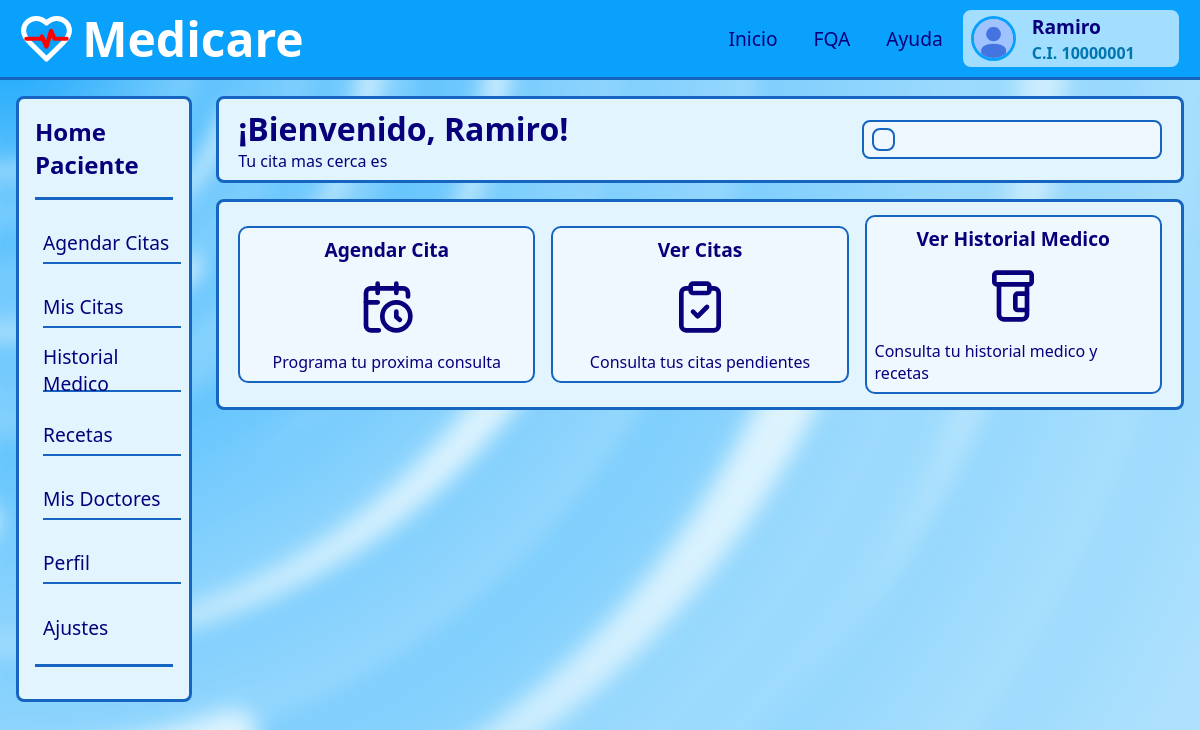
/dashboarpaciente/ (signed in), run on an earlier commit of the app's database.
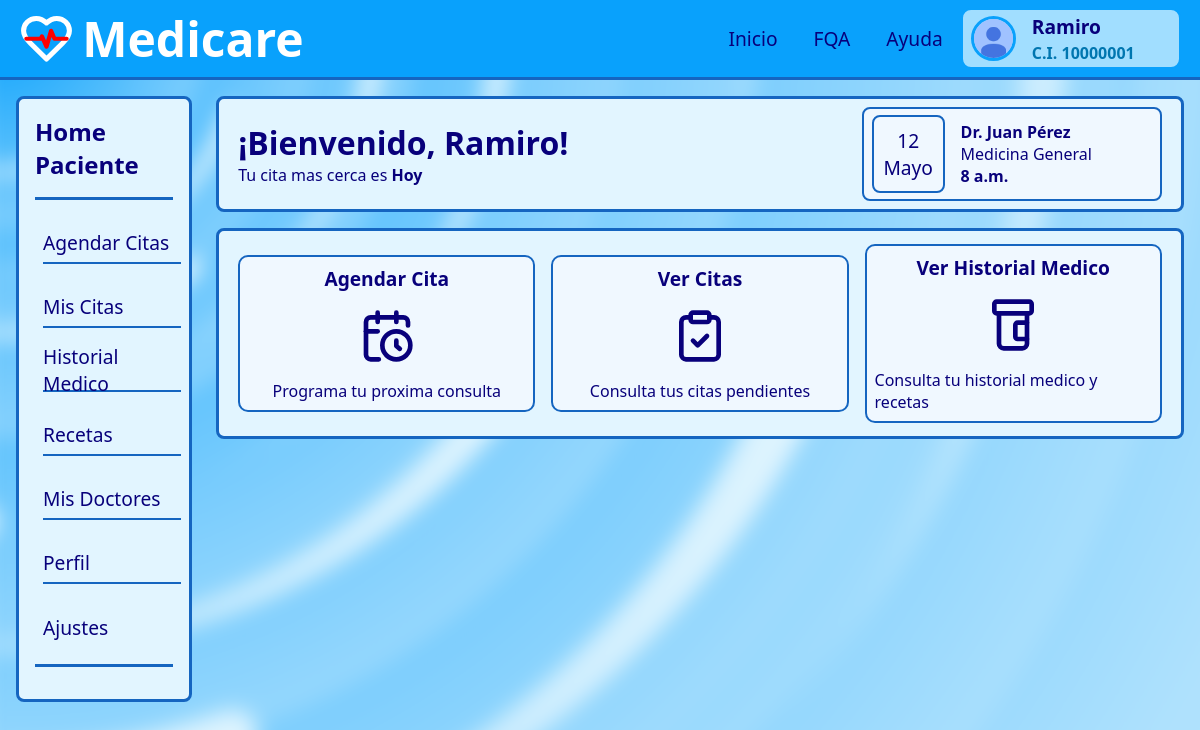
And on a later commit of the database.
### apps/users/models.py (models this page shows)
class User(AbstractBaseUser, PermissionsMixin):
    ROLE_CHOICES = (
        ('Paciente', 'Paciente'),
        ('Doctor', 'Doctor'),
        ('Administrador', 'Administrador'),
    )
    cedula_ti = models.CharField(max_length=150, unique=True)
    nombres = models.CharField(max_length=30)
    apellidos = models.CharField(max_length=30)
    fecha_nacimiento = models.DateField(blank=True, null=True)
    email = models.EmailField(unique=True)
    telefono = models.CharField(max_length=15, blank=True, null=True)
    rol = models.CharField(max_length=20, choices=ROLE_CHOICES, default='Paciente')
    is_active = models.BooleanField(default=True)
    is_admin = models.BooleanField(default=False)
    is_staff = models.BooleanField(default=False)   # 🚨 <-- AGREGA ESTA LÍNEA
    email_verificado = models.BooleanField(default=False)
    fecha_registro = models.DateTimeField(default=timezone.now)
    last_login = models.DateTimeField(blank=True, null=True)
    objects = CustomUserManager()
    USERNAME_FIELD = 'cedula_ti'
    EMAIL_FIELD = 'email'
    REQUIRED_FIELDS = ['nombres', 'apellidos', 'fecha_nacimiento', 'telefono', 'email']
    def __str__(self):
        return self.cedula_ti

### apps/citasMedicas/models.py (models this page shows, shortened)
class Cita(models.Model):
    especialidad = models.ForeignKey(Especialidad, on_delete=models.CASCADE, related_name='citas', null=True)
    doctor = models.ForeignKey(Doctor, on_delete=models.CASCADE, related_name='citas')
    paciente = models.ForeignKey(User, on_delete=models.CASCADE, related_name='citas')
    bloque = models.OneToOneField(BloqueHorario, on_delete=models.CASCADE, null=True, related_name='cita')
    motivo = models.TextField(max_length=2000)
    estado = models.CharField(max_length=20, choices=[
        ('pendiente', 'Pendiente'),
        ('confirmada', 'Confirmada'),
        ('cancelada', 'Cancelada')
    ], default='pendiente')
    @property
    def dia_fecha_cita(self):
        return self.bloque.fecha.day
    @property
    def mes_fecha_cita(self):
        meses = ['Enero', 'Febrero', 'Marzo', 'Abril', 'Mayo', 'Junio',
                 'Julio', 'Agosto', 'Septiembre', 'Octubre', 'Noviembre', 'Diciembre']
        return meses[self.bloque.fecha.month - 1]
    @property
    def dias_restantes(self):
        fecha_y_hora = datetime.combine(self.bloque.fecha, self.bloque.hora_inicio)
        fecha_y_hora_aware = timezone.make_aware(fecha_y_hora)
        dias_restantes = (fecha_y_hora_aware - timezone.now()).days
        if dias_restantes > 1:
            return f"en {dias_restantes} días"
        elif dias_restantes == 1:
            return "en un 1 día"
        else:
            return "Hoy"

class BloqueHorario(models.Model):
    doctor = models.ForeignKey(Doctor, on_delete=models.CASCADE, related_name='bloques_horarios')
    jornada = models.ForeignKey(JornadaDiaria, on_delete=models.CASCADE)
    fecha = models.DateField()
    hora_inicio = models.TimeField()
    hora_fin = models.TimeField()
    disponible = models.BooleanField(default=True)

class Doctor(models.Model):
    user = models.OneToOneField(User, on_delete=models.CASCADE, related_name='doctor')
    especialidad = models.ForeignKey(Especialidad, on_delete=models.CASCADE, related_name='doctores')
    consultorio = models.CharField(max_length=100)
    def __str__(self):
        return f'Dr. {self.user.nombres} {self.user.apellidos}'

class Especialidad(models.Model):
    nombre = models.CharField(max_length=100)
    descripcion = models.TextField(max_length=2000, blank=True, null=True)
    def __str__(self):
        return self.nombre

### apps/citasMedicas/views.py (the view)
# urls.py: path('dashboarpaciente/', citasMedicas_views.pacienteDashboard, name='pacienteDashboard'),
@login_required
def pacienteDashboard(request):
    return render(request, 'dashboarpaciente.html', {
        'CitaProxima' : Cita.objects.filter(paciente=request.user, estado='pendiente').first(),
    })

### templates/dashboarpaciente.html (shortened to what this page needs)
{% extends "layouts/dashboard_paciente.html" %}
{% load static %}
{% block head %}
<link rel="stylesheet" href="{% static 'static/css/inicio.css' %}">
{% endblock head %}
{% block content %}
<main>
    <section id="bienvenida">
        <article>
            <h2>¡Bienvenido, {{user.nombres}}!</h2>
            <p>Tu cita mas cerca es <b>{{ CitaProxima.dias_restantes }}</b></p>
        </article>
        <article>
            <div id="cita-proxima">
                <div id="dia-cita">
                    <span>{{CitaProxima.dia_fecha_cita}}</span>
                    <span>{{CitaProxima.mes_fecha_cita}}</span>
                </div>
                <div id="info-cita">
                    <strong>{{CitaProxima.doctor}}</strong>
                    <p>{{CitaProxima.doctor.especialidad}}</p>
                    <strong>{{CitaProxima.bloque.hora_inicio}}</strong>
                </div>
            </div>
        </article>
    </section>
    <section id="quick-actions">
        <article id="quick-action">
            <strong>Agendar Cita</strong>
            <p>Programa tu proxima consulta</p>
        </article>
        <article id="quick-action">
            <strong>Ver Citas</strong>
            <p>Consulta tus citas pendientes</p>
        </article>
        <article id="quick-action">
            <strong>Ver Historial Medico</strong>
            <p>Consulta tu historial medico y recetas</p>
        </article>
    </section>
</main>
{% endblock content %}

### templates/layouts/dashboard_paciente.html (shortened to what this page needs)
{% load static %}
<!DOCTYPE html>
<html lang="en">
<head>
    <link rel="stylesheet" href="{% static 'static/css/l_dashboard_p.css' %}">
    {% block head %}{% endblock head %}
</head>
<body>
    <div class="background">
    </div>
    <header>
        <div class="logo">
            <img src="{% static 'static/images/logo_medicare.svg' %}" alt="" width="55px">
            <h1>Medicare</h1>
        </div>
        <div class="interactive">
            <nav>
                <ul>
                    <li class="link-nav"><a href="{% url 'pacienteDashboard' %}">Inicio</a></li>
                    <li class="link-nav"><a href="">FQA</a></li>
                    <li class="link-nav"><a href="">Ayuda</a></li>
                </ul>
            </nav>
            <div class="user">
                <img src="{% static 'static/images/no_photo.jpg' %}" alt="user-photo" class="user-img">
                <div class="brief-info-user">
                    <span>{{ user.nombres }}</span>
                    <span> C.I. {{ user }}</span>
                </div>
            </div>
        </div>
    </header>
    <aside>
        <div class="container">
            <div class="title-aside">
                <a href="">Home</br>Paciente</a>
            </div>
            <ul class="menu-aside">
                <li>
                    <a href="{% url 'agendarcita' %}">Agendar Citas</a>
                </li>
                <li>
                    <a href="{% url 'citas' %}">Mis Citas</a>
                </li>
                <li>
                    <a href="">Historial Medico</a>
                </li>
                <li>
                    <a href="">Recetas</a>
                </li>
                <li>
                    <a href="">Mis Doctores</a>
                </li>
                <li>
                    <a href="">Perfil</a>
                </li>
                <li>
                    <a href="">Ajustes</a>
                </li>
            </ul>
        </div>
    </aside>
    {% block content %}
    {% endblock %}
</body>
</html>

### static/css/l_dashboard_p.css (style rules this page uses)
:root { --header-bg-color: #09A1FC; --header-border-color: #1565C0; --surface-bg-color: #A1DEFF; --surface-bg-color-two: #E2F5FF; --surface-bg-color-three: #F0F8FF; --nav-hover-bg-color: hwb(208 74% 2%); --main-text-color: #FFFFFF; --text-color-one: #08007B; --text-color-two: #0076B0; }
* { box-sizing: border-box; margin: 0; padding: 0; }
a { text-decoration: none; color: inherit; }
ul { list-style: none; }
html,body { height: 100%; margin: 0; padding: 0; font-family: system-ui, -apple-system, BlinkMacSystemFont, 'Segoe UI', Roboto, Oxygen, Ubuntu, Cantarell, 'Open Sans', 'Helvetica Neue', sans-serif; color: var(--main-text-color); }
h1 { font-size: 3rem; }
h2 { font-size: 2rem; }
body { width: 100%; height: 100%; display: grid; grid-template-columns: 0.2fr 1fr; grid-template-rows: 0.1fr 0.9fr; grid-template-areas: "header header" "aside main"; }
header { grid-area: header; background-color: var(--header-bg-color); border-bottom: 0.2rem solid var(--header-border-color); display: flex; justify-content: space-between; align-items: center; padding: 0 1.2rem; }
.logo { display: flex; align-items: center; gap: 0.5rem; cursor: pointer; }
.interactive { display: flex; gap: 0.5rem; align-items: center; }
nav { display: flex; align-items: center; width: fit-content; height: 100%; margin: 0; }
nav > ul { display: flex; align-items: center; justify-content: center; width: fit-content; gap: 1rem; }
.link-nav { display: flex; height: 100%; align-items: center; gap: 0.5rem; padding: 5px 10px; font-size: 1.2rem; color: var(--text-color-one); transition: 0.2s ease-out; font-weight: 500; }
.user { display: flex; align-items: center; gap: 1rem; width: 220px; padding: 0.2rem 0.5rem; border-radius: 10px; color: var(--text-color-one); background-color: var(--surface-bg-color); border: 2px solid var(--header-bg-color); cursor: pointer; transition: 0.2s ease-out; }
.user > img { border: 3px solid var(--header-bg-color); width: 45px; height: 45px; border-radius: 50%; object-fit: cover; }
.brief-info-user { display: flex; flex-direction: column; gap: 0.1rem; }
.brief-info-user :first-child { font-size: 1.2rem; font-weight: 600; }
.brief-info-user :last-child { color: var(--text-color-two); font-size: 1rem; font-weight: 600; }
aside { grid-area: aside; padding: 1rem 0.5rem 1rem 1rem; }
aside .container { display: flex; flex-direction: column; color: var(--text-color-one); background-color: var(--surface-bg-color-two); border: 3px solid var(--header-border-color); cursor: pointer; transition: 0.2s ease-out; border-radius: 8px; }
.title-aside { display: flex; align-items: center; gap: 0.5rem; padding: 1rem 0 1rem 0; margin: 0 1rem; font-size: 1.5rem; font-weight: bold; border-bottom: 3px solid var(--header-border-color); }
.menu-aside { display: flex; flex-direction: column; justify-content: center; padding: 1rem 0 1rem 0; margin: 0 1rem 2rem 1rem; font-size: 1.2rem; font-weight: 500; gap: 1rem; border-bottom: 3px solid var(--header-border-color); }
.menu-aside li { display: flex; align-items: center; gap: 0.5rem; width: 100%; height: 3rem; padding: 0.4rem 0 0 0; margin: 0 0 0 0.5rem; cursor: pointer; border-bottom: 2px solid var(--header-border-color); }
.menu-aside li a { display: flex; align-items: center; width: 100%; height: 100%; transition: 0.2s ease-out; }
.menu-aside li:last-child { border-bottom: none; }
main { grid-area: main; display: flex; flex-direction: column; padding: 1rem; gap: 1rem; }

### static/css/inicio.css (style rules this page uses)
section { display: flex; color: var(--text-color-one); background-color: var(--surface-bg-color-two); border: 3px solid var(--header-border-color); transition: 0.2s ease-out; border-radius: 8px; }
#bienvenida { justify-content: space-between; align-items: center; padding: 0.5rem 1.2rem; }
#bienvenida article { display: flex; flex-direction: column; justify-content: center; height: 100%; width: fit-content; }
#cita-proxima { display: flex; align-items: center; gap: 1rem; padding: 0.4rem 0.5rem; border-radius: 8px; width: 300px; background-color: var(--surface-bg-color-three); border: 2px solid var(--header-border-color); }
#dia-cita { display: flex; flex-direction: column; align-items: center; justify-content: center; font-size: 1.2rem; padding: 0.6rem; border-radius: 8px; border: 2px solid var(--header-border-color); cursor: pointer; }
#quick-actions { display: flex; align-items: center; justify-content: center; gap: 1rem; padding: 0.8rem 1.2rem; }
#quick-action svg { width: 3.5rem; height: 3.5rem; }

What changed in the data, as far as the page shows it:
added Cita: dias_restantes "Hoy", dia_fecha_cita "12", mes_fecha_cita "Mayo", doctor "Dr. Juan Pérez", doctor.especialidad "Medicina General", bloque.hora_inicio "8 a.m."
